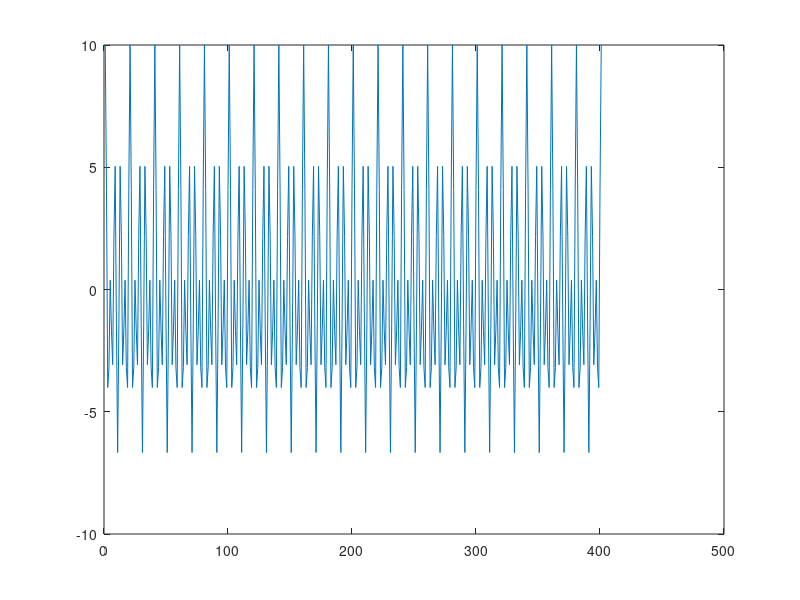

This figure's MATLAB source:
fm =50;
fc = 20*fm;
wm = 2*pi*fm;
wc = 2*pi*fc;
t = -0.2:.001:0.2;

u =1.2;
Ac = 10;

xt = cos(wm*t) + 2*cos(2*wm*t) + 4*cos(3*wm*t) + 5*cos(5*wm*t);

xtnorm = xt/max(xt);
xdsbsc = Ac*xtnorm.*cos(wc*t);

plot(xdsbsc)